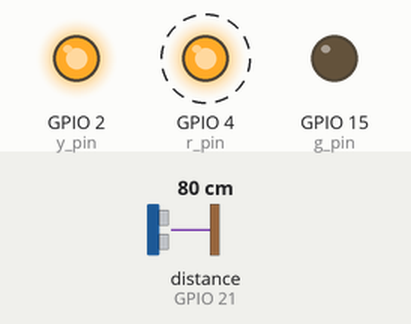
This program was run on a simulated ESP32. On the bench: output pins drawn as LEDs (lit = HIGH). Wiring (inferred from the names in the program): ultrasonic range finder: trigger GPIO 19; echo GPIO 21. Dashed ring = blinking. The test bench sets the inputs (shaded band); at power-on: distance to the obstacle (sensor on GPIO 21) 80 cm. The echo pulse lasts 58.3 µs per cm; pins used as bus, display or sensor lines are not drawn.

Above: at 3.45 s.
3.7 s: distance to the obstacle (sensor on GPIO 21) set to 66 cm
6.7 s: distance to the obstacle (sensor on GPIO 21) set to 56 cm
At 7.3 s:
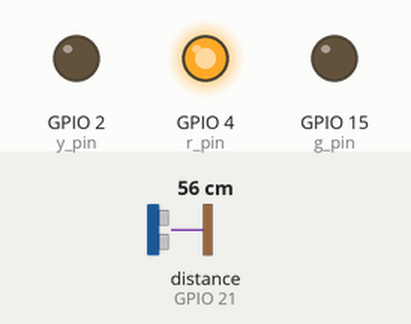
8.4 s: distance to the obstacle (sensor on GPIO 21) set to 120 cm
At 8.9 s:
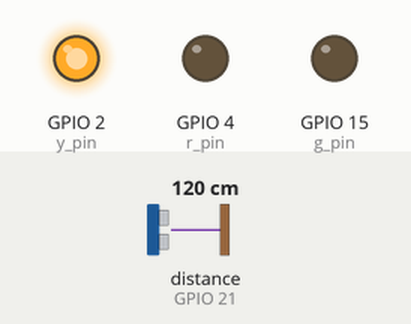
9.9 s: distance to the obstacle (sensor on GPIO 21) set to 95 cm
11.4 s: distance to the obstacle (sensor on GPIO 21) set to 86 cm
At 11.49 s:
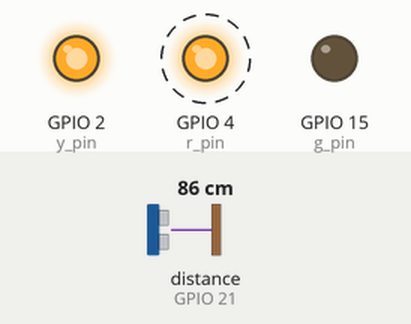
14.4 s: distance to the obstacle (sensor on GPIO 21) set to 250 cm
At 15.1 s:
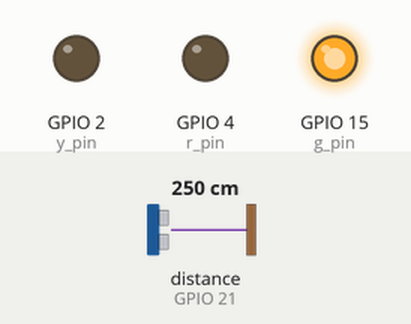
Timing chart, 0 to 17.1 s (numbered marks = the images above; inputs shaded):
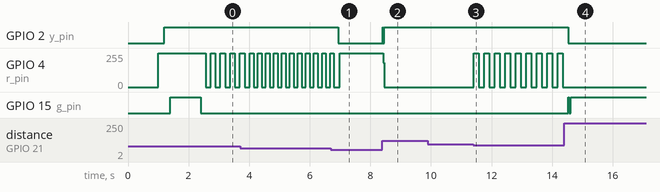

The program:

main.cpp
```cpp
#include "../lib/StopLight/StopLight.h"
#include "../lib/USSensor/USSensor.h"
#include <Arduino.h>

int r_pin = 4;
int g_pin = 15;
int y_pin = 2;

int echo_pin = 21;
int trig_pin = 19;

void setup() {
  Serial.begin(9600);
  StopLight::init(r_pin, y_pin, g_pin);
  USSensor::init(echo_pin, trig_pin);
}

/** TODO:
 * 1. Use distance abstraction (median) to prevent jumps
 *    Cache last n distances and use the abstraction of those to get rid of any
 *    outliers and prevent the lights from jumping
 *
 ** TODO:
 * 2. Make the `r_dist` configurable via button press or something so that users
 *    can configure the red light distance at runtime.
 */

void loop() {
  USSensor::begin();
  delay(1);

  int r_dist = 30; // red light threshold
  int distance = USSensor::getDistance();

  if (distance > r_dist * 4) {
    StopLight::green();
  } else if (distance > r_dist * 3) {
    StopLight::yellow(0);
  } else if (distance > r_dist * 2) {
    StopLight::yellow(distance * 2);
  } else {
    StopLight::red();
  }
}
```

Measured:
- the behaviour switches between 61 and 60 cm on distance to the obstacle (sensor on GPIO 21) (found by bisection; images 0 and 1)
- the behaviour switches between 92 and 91 cm on distance to the obstacle (sensor on GPIO 21) (found by bisection; images 2 and 3)
- after the input at 6.7 s, GPIO 2 (y_pin): HIGH → LOW after 0.23 s
- after the input at 8.4 s, GPIO 2 (y_pin): LOW → HIGH at once, → LOW 0.02 s later, → HIGH 0.03 s later; GPIO 4 (r_pin): 254/255 → 0/255 at once
- after the input at 9.9 s, every drawn part: stays the same
- after the input at 11.4 s, GPIO 4 (r_pin): alternates 255/255 for 0.17 s and 0/255 for 0.18 s, starting at once
- after the input at 14.4 s, GPIO 2 (y_pin): HIGH → LOW after 0.14 s; GPIO 4 (r_pin): stops changing and stays 0/255; GPIO 15 (g_pin): LOW → HIGH after 0.14 s, → LOW 0.03 s later, → HIGH 0.04 s later
- by itself, GPIO 4 (r_pin): alternates 255/255 for 0.13 s and 0/255 for 0.14 s
